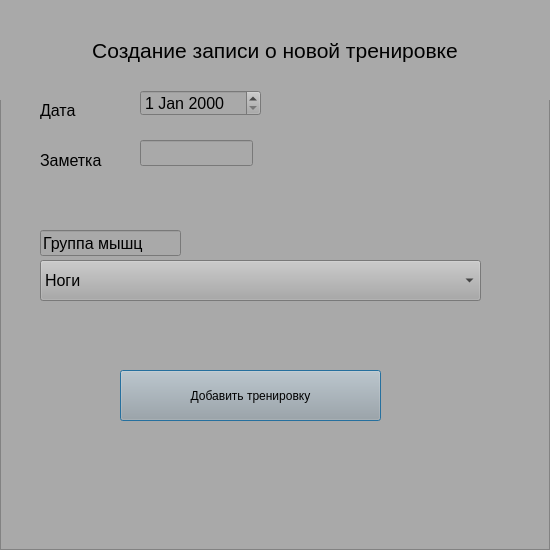
<?xml version="1.0" encoding="UTF-8"?>
<ui version="4.0">
 <class>add_workout</class>
 <widget class="QDialog" name="add_workout">
  <property name="geometry">
   <rect>
    <x>0</x>
    <y>0</y>
    <width>550</width>
    <height>550</height>
   </rect>
  </property>
  <property name="windowTitle">
   <string>Dialog</string>
  </property>
  <widget class="QFrame" name="frame">
   <property name="enabled">
    <bool>true</bool>
   </property>
   <property name="geometry">
    <rect>
     <x>0</x>
     <y>0</y>
     <width>550</width>
     <height>550</height>
    </rect>
   </property>
   <property name="autoFillBackground">
    <bool>false</bool>
   </property>
   <property name="styleSheet">
    <string notr="true">
background-color: rgb(169, 169, 169);</string>
   </property>
   <property name="frameShape">
    <enum>QFrame::Shape::StyledPanel</enum>
   </property>
   <property name="frameShadow">
    <enum>QFrame::Shadow::Raised</enum>
   </property>
   <widget class="QLabel" name="label">
    <property name="geometry">
     <rect>
      <x>0</x>
      <y>0</y>
      <width>550</width>
      <height>100</height>
     </rect>
    </property>
    <property name="font">
     <font>
      <pointsize>16</pointsize>
      <bold>false</bold>
     </font>
    </property>
    <property name="text">
     <string>Создание записи о новой тренировке</string>
    </property>
    <property name="alignment">
     <set>Qt::AlignmentFlag::AlignCenter</set>
    </property>
   </widget>
   <widget class="QLineEdit" name="lineEdit">
    <property name="geometry">
     <rect>
      <x>40</x>
      <y>230</y>
      <width>141</width>
      <height>26</height>
     </rect>
    </property>
    <property name="font">
     <font>
      <pointsize>12</pointsize>
     </font>
    </property>
    <property name="text">
     <string>Группа мышц</string>
    </property>
   </widget>
   <widget class="QComboBox" name="comboBox_Exercises">
    <property name="geometry">
     <rect>
      <x>40</x>
      <y>260</y>
      <width>441</width>
      <height>41</height>
     </rect>
    </property>
    <property name="font">
     <font>
      <pointsize>12</pointsize>
     </font>
    </property>
    <property name="currentText">
     <string>Ноги </string>
    </property>
    <item>
     <property name="text">
      <string>Ноги </string>
     </property>
    </item>
    <item>
     <property name="text">
      <string>Спина</string>
     </property>
    </item>
    <item>
     <property name="text">
      <string>Руки</string>
     </property>
    </item>
   </widget>
   <widget class="QLabel" name="label_2">
    <property name="geometry">
     <rect>
      <x>40</x>
      <y>100</y>
      <width>63</width>
      <height>20</height>
     </rect>
    </property>
    <property name="font">
     <font>
      <pointsize>12</pointsize>
     </font>
    </property>
    <property name="text">
     <string>Дата</string>
    </property>
   </widget>
   <widget class="QLabel" name="label_3">
    <property name="geometry">
     <rect>
      <x>40</x>
      <y>150</y>
      <width>81</width>
      <height>20</height>
     </rect>
    </property>
    <property name="font">
     <font>
      <pointsize>12</pointsize>
     </font>
    </property>
    <property name="text">
     <string>Заметка</string>
    </property>
   </widget>
   <widget class="QLineEdit" name="lineEdit_Description">
    <property name="geometry">
     <rect>
      <x>140</x>
      <y>140</y>
      <width>113</width>
      <height>26</height>
     </rect>
    </property>
    <property name="font">
     <font>
      <pointsize>12</pointsize>
     </font>
    </property>
   </widget>
   <widget class="QDateEdit" name="dateEdit">
    <property name="geometry">
     <rect>
      <x>140</x>
      <y>90</y>
      <width>121</width>
      <height>26</height>
     </rect>
    </property>
    <property name="font">
     <font>
      <pointsize>12</pointsize>
     </font>
    </property>
   </widget>
   <widget class="QPushButton" name="pushButton">
    <property name="geometry">
     <rect>
      <x>120</x>
      <y>370</y>
      <width>261</width>
      <height>51</height>
     </rect>
    </property>
    <property name="text">
     <string>Добавить тренировку</string>
    </property>
   </widget>
  </widget>
 </widget>
 <resources/>
 <connections/>
</ui>
